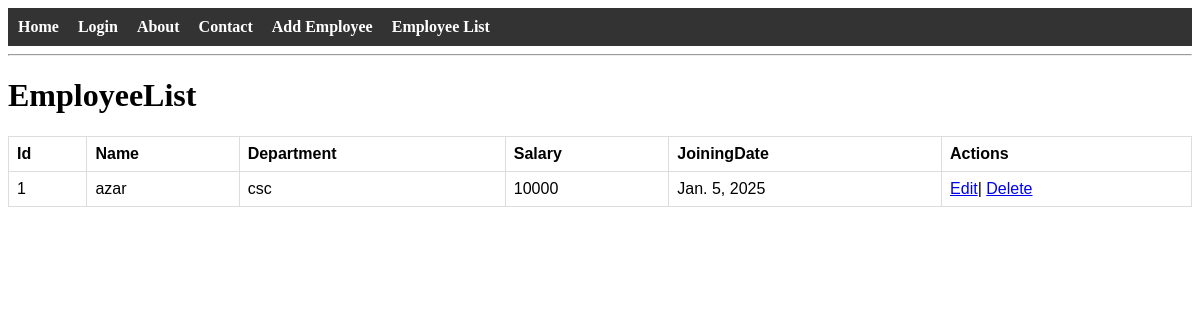
/employees/, run on an earlier commit of the app's database.
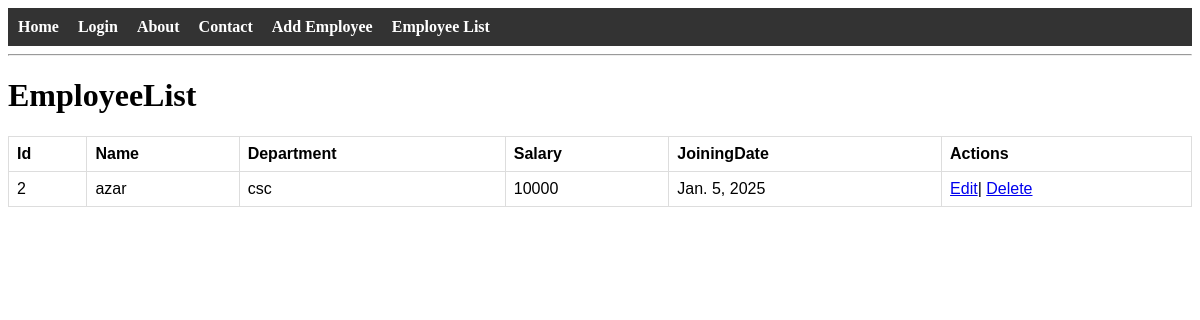
And on a later commit of the database.
### employee/models.py (models this page shows, shortened)
class Employee(models.Model):
    name=models.CharField(max_length=100)
    email=models.EmailField(unique=True)
    department=models.CharField(max_length=50)
    salary=models.IntegerField()
    joined_date=models.DateField()

### employee/views.py (the view)
# urls.py: path('employees/',views.list_employees,name='employees'),
def list_employees(request):
    from .models import Employee
    employees = Employee.objects.all()
    return render(request, "employee_list.html", {"employees": employees})

### employee/templates/employee_list.html (shortened to what this page needs)
<html>
    <head>
    </head>
    <body>
            {% extends 'base.html' %}
{% block content %}
        <h1>EmployeeList</h1>
        <table>
            <tr>
                <th>Id</th>
                <th>Name</th>
                <th>Department</th>
                <th>Salary</th>
                <th>JoiningDate</th>
                <th>Actions</th>
            </tr>
            {% for employee in employees %}
            <tr>
                <td>{{ employee.id }}</td>
                <td>{{ employee.name }}</td>
                <td>{{ employee.department }}</td>
                <td>{{ employee.salary }}</td>
                <td>{{ employee.joined_date }}</td>
                <td><a href="{% url 'edit_employee' employee.id %}">Edit</a>|
                <a href="{%url 'delete_employee' employee.id%}" onclick="return confirm('Are you sure you want to delete???');">Delete</a>
                </td>
            </tr>
            {% empty%}
            <tr>
                <td colspan="6">No Employees Available</td>
            </tr>
            {% endfor %}
        </table>
        {% endblock %}

### employee/templates/base.html (shortened to what this page needs)
<html>
    <head>
    </head>
    <body>
        <nav>
            <a href="/">Home</a>
            <a href="/login/">Login</a>
            <a href="/about/">About</a>
            <a href="/contact/">Contact</a>
            <a href="/employee/">Add Employee</a>
            <a href="/employees/">Employee List</a>
        </nav>
        <hr>
        {% block content%}
        {% endblock %}
    </body>
</html>

### employee/templates/employee_list.html (style rules this page uses)
table { font-family: arial, sans-serif; border-collapse: collapse; width: 100%; }
td, th { border: 1px solid #dddddd; text-align: left; padding: 8px; }

### employee/templates/base.html (style rules this page uses)
nav { background-color: #333; padding:10px; }
nav a { color:white; margin-right: 15px; text-decoration: none; font-weight: bold; }

What changed in the data, as far as the page shows it:
removed Employee: id "1", name "azar", department "csc", salary "10000", joined_date "Jan. 5, 2025"
added Employee: id "2", name "azar", department "csc", salary "10000", joined_date "Jan. 5, 2025"
